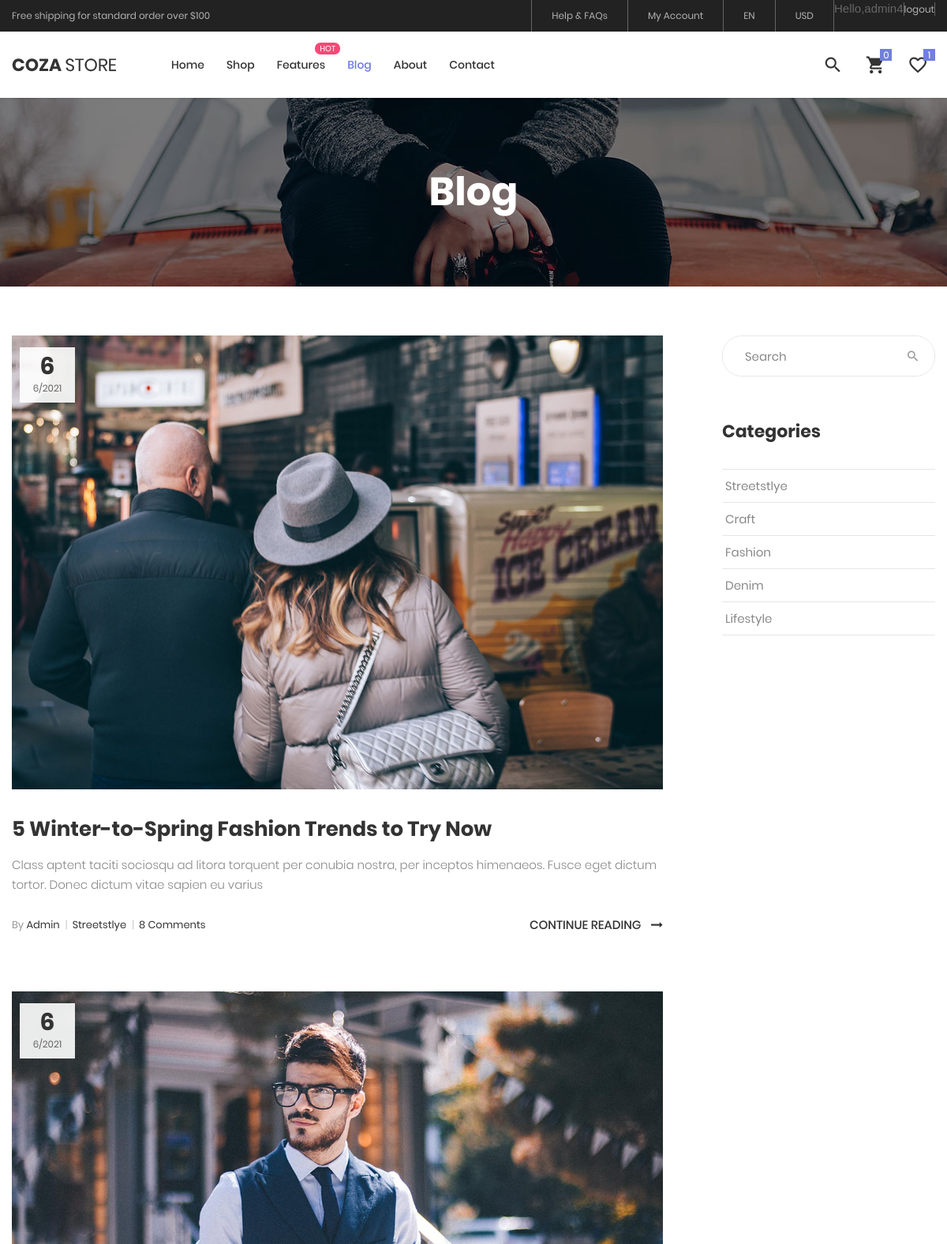
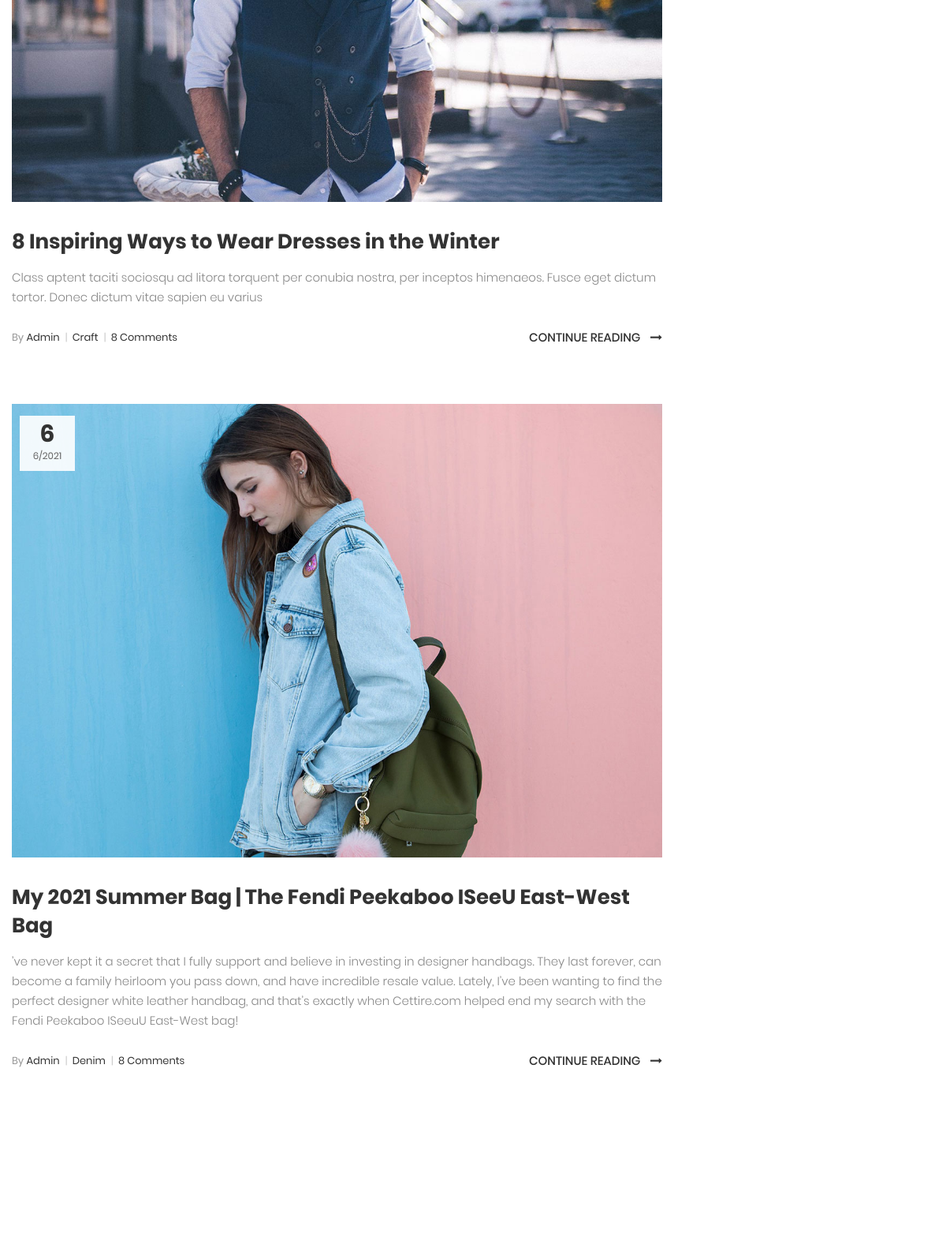
The app's page /blog/ (signed in, upper part) with its own data (2 pictures, top to bottom).
### blog/models.py (models this page shows, shortened)
class Blog(models.Model):
    name = models.CharField(max_length=100, null=True)
    data_ordered = models.DateTimeField(auto_now_add=True)
    category = models.ForeignKey(Category, on_delete=models.CASCADE)
    images1  = models.ImageField(default="null",null=True, blank=True)
    detail = models.CharField(max_length=1000,null=True)
    detail1 = models.CharField(max_length=10000,null=True)
    slug = models.SlugField(max_length=2000)
    def get_absolute_url(self):
        return reverse('blog:blog_detail', kwargs={'slug': self.slug})
    @property
    def imageURL(self):
        try:
            url = self.images1.url
        except:
            url = ''
        return url

class Category(models.Model):
    name = models.CharField(max_length=2000)
    slug = models.SlugField(max_length=2000)
    def __str__(self) -> str:
        return self.name
    def get_absolute_url(self):
        return reverse('blog:category', kwargs={'slug': self.slug})

### blog/decorators.py (the view)
        def wrapper_func(request, *args, **kwargs):
            group = None
            print('/sa', request.user.groups.exists())
            if request.user.groups.exists():
                group = request.user.groups.all()[0].name
                print('group', group)
            if group in allowed_roles:
                return view_func(request, *args, **kwargs)
            else:
                return HttpResponse('You are not ')

### blog/views.py (called while the page is built)
@login_required(login_url='login')
@allowed_users(allowed_roles=['customer'])
def blogPage(request):
    category = Category.objects.all()
    data      = ecommerce3Product(request)
    products  = data['products']
    order     = data['order']
    blogs     = data['blogs']
    item      = data['item']
    favorite  = data['favorite']
    sum       = data['sum']
    paginator = Paginator(blogs, 3)
    page = request.GET.get('page', 1)
    try:
        blog_paged = paginator.page(page)
    except PageNotAnInteger:
        blog_paged = paginator.page(1)
    except EmptyPage:
        blog_paged = paginator.page(paginator.num_pages)
    context = {'products':products,'order':order,'blogs':blog_paged,'item':item,'favorite':favorite,'sum':sum,'category':category}
    return render(request, 'blog/blog.html', context)

### ecom/models.py (called while the page is built)
    def get_absolute_url(self):
        return reverse('Product:product_detail', kwargs={'slug': self.slug})

    @property
    def imageURL(self):
        try:
            url = self.images1.url
        except:
            url = ''
        return url

    def get_total_item(self):
        order = self.orderitem_set.all()
        total = sum ([item.get_total for item in order])
        return total

    def get_total_order(self):
        order = self.orderitem_set.all()
        total = sum ([item.quantity for item in order])
        return total

### ecom/templates/blog/blog.html (shortened to what this page needs)
{% extends 'pages/main.html' %}
{% block content %}{% load static%}
	<section class="bg-img1 txt-center p-lr-15 p-tb-92" style="background-image: url('images/bg-02.jpg');">
		<h2 class="ltext-105 cl0 txt-center">
			Blog
		</h2>
	</section>
	<section class="bg0 p-t-62 p-b-60">
		<div class="container">
			<div class="row">
				<div class="col-md-8 col-lg-9 p-b-80">
					<div class="p-r-45 p-r-0-lg">
						{% for blog in blogs%}
						<div class="p-b-63">
							<a href="{{blog.get_absolute_url}} " class="hov-img0 how-pos5-parent">
								<img src="{{blog.imageURL}}" alt="IMG-BLOG">
								<div class="flex-col-c-m size-123 bg9 how-pos5">
									<span class="ltext-107 cl2 txt-center">
										{{blog.data_ordered.day}}
									</span>
									<span class="stext-109 cl3 txt-center">
										{{blog.data_ordered.month}}/{{blog.data_ordered.year}}
									</span>
								</div>
							</a>
							<div class="p-t-32">
								<h4 class="p-b-15">
									<a href="{{blog.get_absolute_url}} " class="ltext-108 cl2 hov-cl1 trans-04">
										{{blog.name}}
									</a>
								</h4>
								<p class="stext-117 cl6">
									{{blog.detail}}
								</p>
								<div class="flex-w flex-sb-m p-t-18">
									<span class="flex-w flex-m stext-111 cl2 p-r-30 m-tb-10">
										<span>
											<span class="cl4">By</span> Admin
											<span class="cl12 m-l-4 m-r-6">|</span>
										</span>
										<span>
											{{blog.category}}
											<span class="cl12 m-l-4 m-r-6">|</span>
										</span>
										<span>
											8 Comments
										</span>
									</span>
									<a href="{{blog.get_absolute_url}}" class="stext-101 cl2 hov-cl1 trans-04 m-tb-10">
										Continue Reading
										<i class="fa fa-long-arrow-right m-l-9"></i>
									</a>
								</div>
							</div>
						</div>
						{% endfor%}
						<div class="flex-l-m flex-w w-full p-t-10 m-lr--7">
						</div>
					</div>
				</div>
				{%  include 'blog/indexBlog.html' %}
			</div>
		</div>
	</section>
	{% endblock content %}

### ecom/templates/pages/main.html (shortened to what this page needs)
<!DOCTYPE html>
<html lang="en">
    {% load static %}
<head>
	<link rel="stylesheet" href="https://use.fontawesome.com/releases/v5.7.0/css/all.css">
	<link rel="stylesheet" href="https://stackpath.bootstrapcdn.com/bootstrap/4.4.1/css/bootstrap.min.css">
	<link rel="stylesheet" type="text/css" href="{% static 'vendor/bootstrap/css/bootstrap.min.css' %} ">
	<link rel="stylesheet" type="text/css" href="{% static 'fonts/font-awesome-4.7.0/css/font-awesome.min.css' %}">
	<link rel="stylesheet" type="text/css" href="{% static 'fonts/iconic/css/material-design-iconic-font.min.css' %}">
	<link rel="stylesheet" type="text/css" href="{% static 'fonts/linearicons-v1.0.0/icon-font.min.css' %}">
	<link rel="stylesheet" type="text/css" href="{% static 'vendor/animate/animate.css' %}">
	<link rel="stylesheet" type="text/css" href="{% static 'vendor/css-hamburgers/hamburgers.min.css' %}">
	<link rel="stylesheet" type="text/css" href="{% static 'vendor/animsition/css/animsition.min.css' %}">
	<link rel="stylesheet" type="text/css" href="{% static 'vendor/select2/select2.min.css' %}"/>
	<link rel="stylesheet" type="text/css" href="{% static 'vendor/daterangepicker/daterangepicker.css' %}">
	<link rel="stylesheet" type="text/css" href="{% static 'vendor/slick/slick.css' %}"/>
	<link rel="stylesheet" type="text/css" href="{% static 'vendor/MagnificPopup/magnific-popup.css' %}">
	<link rel="stylesheet" type="text/css" href="{% static 'vendor/perfect-scrollbar/perfect-scrollbar.css' %}">
	<link rel="stylesheet" type="text/css" href="{% static 'css/util.css' %}">
	<link rel="stylesheet" type="text/css" href="{% static 'css/main.css' %}">
	<link rel="stylesheet" type="text/css" href="{% static 'css/main.css' %}">
</head>
<body class="animsition">
	<header class="header-v4">
		<div class="container-menu-desktop">
			<div class="top-bar">
				<div class="content-topbar flex-sb-m h-full container">
					<div class="left-top-bar">
						Free shipping for standard order over $100
					</div>
					<div class="right-top-bar flex-w h-full">
						<a  href="{% url 'chat:chat' request.user.username %}"     class="flex-c-m trans-04 p-lr-25">
							Help & FAQs
						</a>
						<a href="{%url 'accountSetting' %}" class="flex-c-m trans-04 p-lr-25">
							My Account
						</a>
						<a href="#" class="flex-c-m trans-04 p-lr-25">
							EN
						</a>
						<a href="#" class="flex-c-m trans-04 p-lr-25">
							USD
						</a>
						<span class="hello-msg">Hello,{{request.user}}</span>
                        <span class="hello-msg"><a href="{%url 'logout' %}">logout</a></span>
					</div>
				</div>
			</div>
			<div class="wrap-menu-desktop how-shadow1">
				<nav class="limiter-menu-desktop container">
					<a href="#" class="logo">
						<img src="{% static 'images/icons/logo-01.png' %}" alt="IMG-LOGO">
					</a>
					<div class="menu-desktop">
						<ul class="main-menu">
							<li>
								<a href="{% url 'home'  %}">Home</a>
							</li>
							<li>
								<a href="{% url 'Product:product'  %}">Shop</a>
							</li>
							<li class="label1" data-label1="hot">
								<a href="{% url 'pay:shopingCart' %}">Features</a>
							</li>
							<li class="active-menu">
								<a href="{% url 'blog:blog'  %}">Blog</a>
							</li>
							<li>
								<a href="{% url 'about'  %}">About</a>
							</li>
							<li>
								<a href="{% url 'contact'  %}">Contact</a>
							</li>
						</ul>
					</div>
					<div class="wrap-icon-header flex-w flex-r-m">
						<div class="icon-header-item cl2 hov-cl1 trans-04 p-l-22 p-r-11 js-show-modal-search search">
							<i class="zmdi zmdi-search"></i>
						</div>
						<div  input id="cartquantity" value="{{item.get_total_order}}"   class="icon-header-item cl2 hov-cl1 trans-04 p-l-22 p-r-11 icon-header-noti js-show-cart"  >
							<i  class="zmdi zmdi-shopping-cart"></i>
						</div>
						<div   class="icon-header-item cl2 hov-cl1 trans-04 p-l-22 p-r-11 icon-header-noti js-show-favorite" value="{{sum}}">
							<i class="zmdi zmdi-favorite-outline"></i>
						</div>
					</div>
				</nav>
			</div>
		</div>
	</header>
	{% block content %}
	{% endblock %}
</body>
</html>

### ecom/templates/blog/indexBlog.html
{% load static%}
<div class="col-md-4 col-lg-3 p-b-80">
    <div class="side-menu">
        <div class="bor17 of-hidden pos-relative">
            <input class="stext-103 cl2 plh4 size-116 p-l-28 p-r-55" type="text" name="search" placeholder="Search">
            <button class="flex-c-m size-122 ab-t-r fs-18 cl4 hov-cl1 trans-04">
                <i class="zmdi zmdi-search"></i>
            </button>
        </div>
        <div class="p-t-55">
            <h4 class="mtext-112 cl2 p-b-33">
                Categories
            </h4>
            <ul>
                {% for i in category%}
                <li class="bor18">
                    <a href="{{i.get_absolute_url}}" class="dis-block stext-115 cl6 hov-cl1 trans-04 p-tb-8 p-lr-4">
                        {{i.name}}
                    </a>
                </li>
                {% endfor%}
            </ul>
        </div>
    </div>
</div>

### records on screen
Blog: imageURL (picture), data_ordered.day "6", data_ordered.month "6", data_ordered.year "2021", name "5 Winter-to-Spring Fashion Trends to Try Now", detail "Class aptent taciti sociosqu ad litora torquent per conubia nostra, per inceptos himenaeos. Fusce eget dictum tortor. Donec dictum vitae sapien eu varius", category "Streetstlye"
Blog: imageURL (picture), data_ordered.day "6", data_ordered.month "6", data_ordered.year "2021", name "8 Inspiring Ways to Wear Dresses in the Winter", detail "Class aptent taciti sociosqu ad litora torquent per conubia nostra, per inceptos himenaeos. Fusce eget dictum tortor. Donec dictum vitae sapien eu varius", category "Craft"
Blog: imageURL (picture), data_ordered.day "6", data_ordered.month "6", data_ordered.year "2021", name "My 2021 Summer Bag | The Fendi Peekaboo ISeeU East-West Bag", detail "’ve never kept it a secret that I fully support and believe in investing in designer handbags. They last forever, can become a family heirloom you pass down, and have incredible resale value. Lately, I’ve been wanting to find the perfect designer white leather handbag, and that’s exactly when Cettire.com helped end my search with the Fendi Peekaboo ISeeuU East-West bag!", category "Denim"
Category: name "Streetstlye"
Category: name "Craft"
Category: name "Fashion"
Category: name "Denim"
Category: name "Lifestyle"

### other values on screen
{{ request.user }} "admin4"
